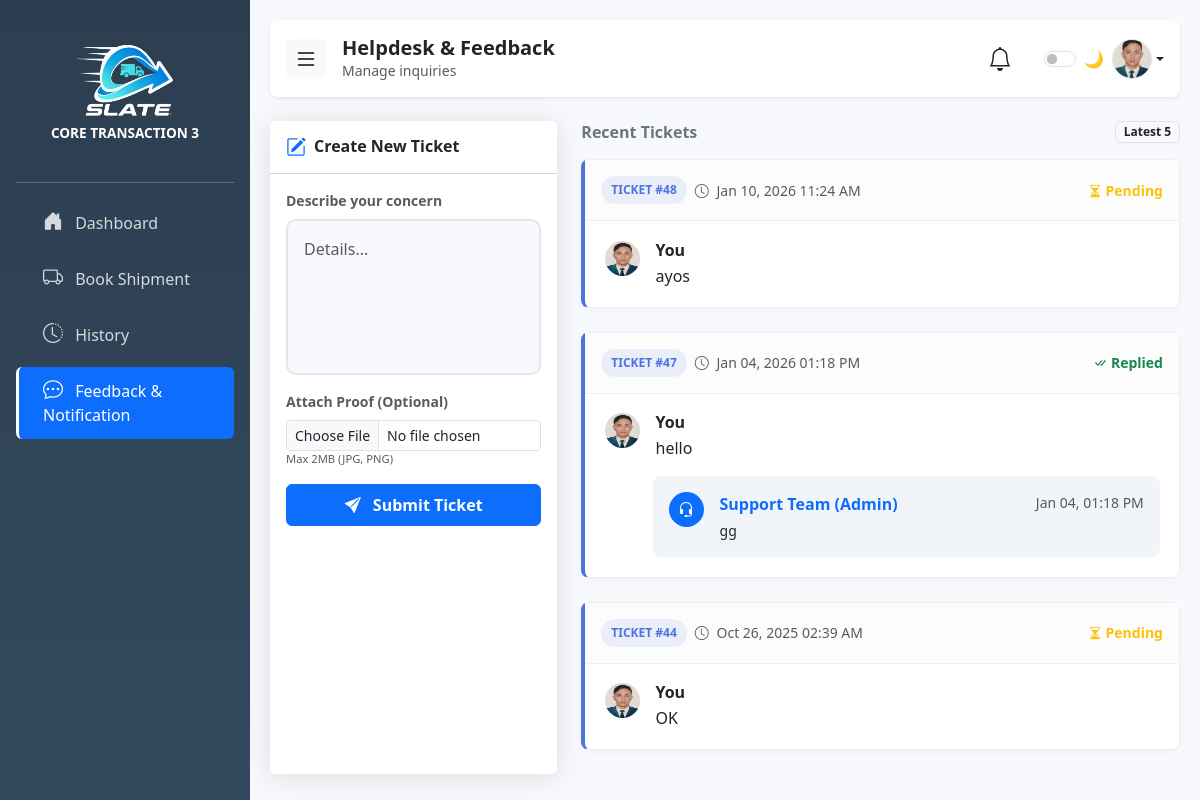
Before: /feedback.php (signed in) with the older database file.
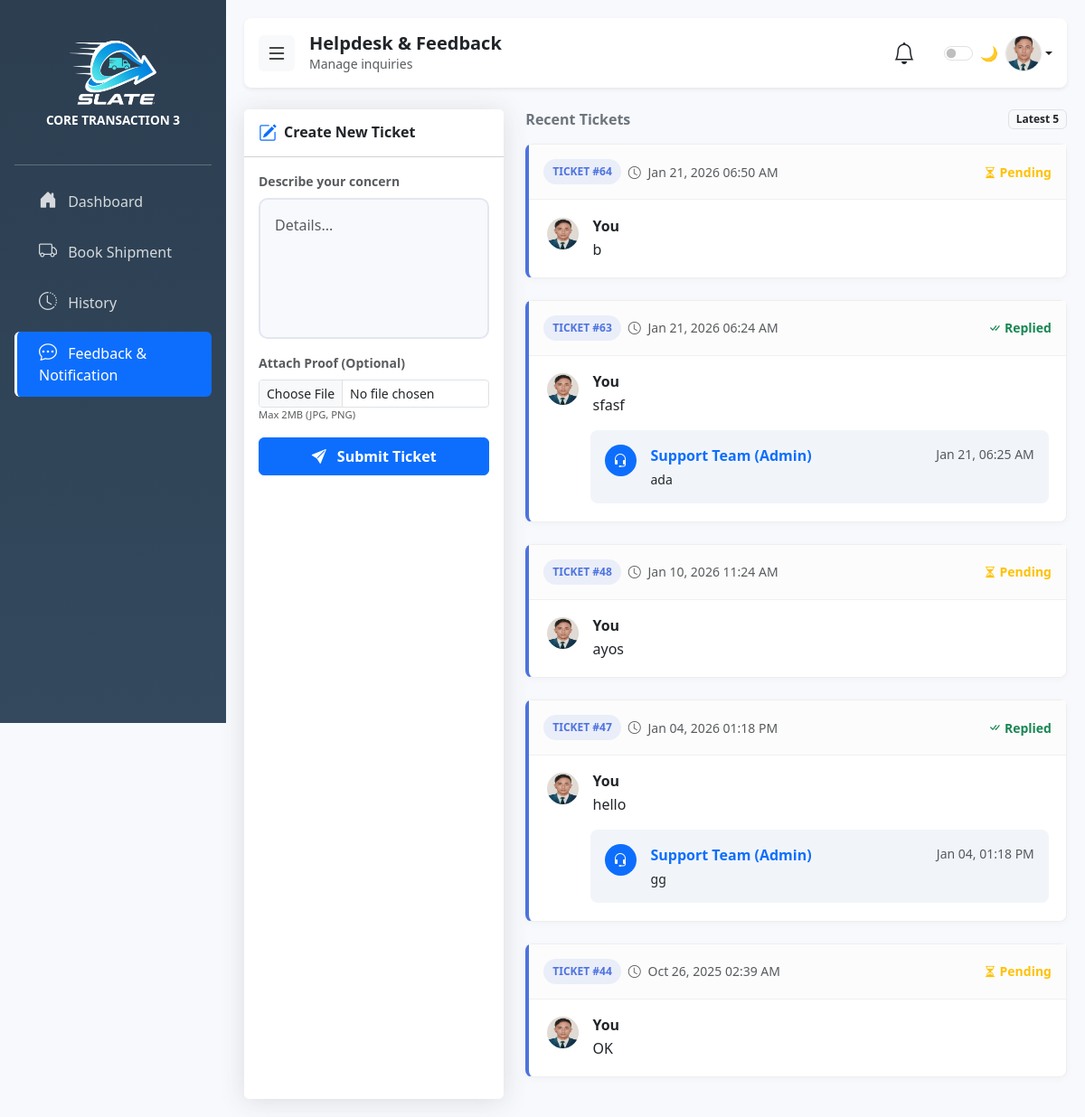
After: the same page with the newer database file.
### tables this page shows
CREATE TABLE `feedback` (
  `id` int(11) NOT NULL,
  `account_id` int(11) NOT NULL,
  `comment` text NOT NULL,
  `created_at` timestamp NOT NULL DEFAULT current_timestamp(),
  `status` enum('unread','read') DEFAULT 'unread',
  `reply` text DEFAULT NULL,
  `attachment` varchar(255) DEFAULT NULL
);

CREATE TABLE `accounts` (
  `id` int(11) NOT NULL,
  `username` varchar(255) DEFAULT NULL,
  `email` varchar(100) NOT NULL,
  `phone_number` varchar(20) DEFAULT NULL,
  `gender` enum('Male','Female','Other') DEFAULT NULL,
  `password` varchar(255) DEFAULT NULL,
  `profile_image` varchar(255) DEFAULT NULL,
  `role` enum('admin','user') DEFAULT 'user',
  `created_at` timestamp NOT NULL DEFAULT current_timestamp(),
  `otp_hash` varchar(255) DEFAULT NULL,
  `otp_expires_at` datetime DEFAULT NULL,
  `otp_attempts` int(11) DEFAULT 0,
  `last_otp_sent_at` datetime NOT NULL DEFAULT current_timestamp()
);

CREATE TABLE `replies` (
  `id` int(11) NOT NULL,
  `feedback_id` int(11) NOT NULL,
  `admin_id` int(11) NOT NULL,
  `reply_message` text NOT NULL,
  `created_at` timestamp NOT NULL DEFAULT current_timestamp()
);

### feedback.php (the view, shortened to what the changed rows need)
<?php
include("connection.php");
$account_id = $_SESSION['account_id'];
$feedbacks = [];
$sql = "SELECT f.id, f.comment, f.attachment, f.created_at, a.username FROM feedback f JOIN accounts a ON f.account_id = a.id WHERE f.account_id = ? ORDER BY f.created_at DESC LIMIT 5";
$stmt = $conn->prepare($sql);
$stmt->bind_param("i", $account_id);
$stmt->execute();
$result = $stmt->get_result();
if ($result && $result->num_rows > 0) {
    while ($row = $result->fetch_assoc()) {
        $replySql = "SELECT r.reply_message, r.created_at, u.username AS admin_name FROM replies r JOIN accounts u ON r.admin_id = u.id WHERE r.feedback_id = ? ORDER BY r.created_at ASC";
        $stmt2 = $conn->prepare($replySql);
        $stmt2->bind_param("i", $row['id']);
        $stmt2->execute();
        $replies = $stmt2->get_result()->fetch_all(MYSQLI_ASSOC);
        $row['replies'] = $replies;
        $feedbacks[] = $row;
    }
}
$username = $_SESSION['username'];
$query = mysqli_query($conn, "SELECT * FROM accounts WHERE username = '$username'");
$user = mysqli_fetch_assoc($query);
$profileImage = !empty($user['profile_image']) ? $user['profile_image'] : 'user.png';
?>
<!DOCTYPE html>
<html lang="en">
<head>
    <link href="https://cdn.jsdelivr.net/npm/bootstrap@5.3.3/dist/css/bootstrap.min.css" rel="stylesheet">
    <link rel="stylesheet" href="https://cdn.jsdelivr.net/npm/bootstrap-icons@1.11.1/font/bootstrap-icons.css">
</head>
<body>
    <div class="content" id="mainContent">
        <div class="row g-4">
            <div class="col-lg-8">
                <?php if (!empty($feedbacks)): ?>
                    <?php foreach ($feedbacks as $fb): ?>
                        <div class="ticket-item">
                            <div class="ticket-header">
                                <div class="d-flex align-items-center gap-2">
                                    <span class="badge-ticket">TICKET #<?= $fb['id'] ?></span>
                                    <span class="small text-muted"><i class="bi bi-clock me-1"></i> <?= date("M d, Y h:i A", strtotime($fb['created_at'])) ?></span>
                                </div>
                                <div class="small fw-bold">
                                    <?php echo !empty($fb['replies']) ? '<span class="text-success"><i class="bi bi-check-all"></i> Replied</span>' : '<span class="text-warning"><i class="bi bi-hourglass-split"></i> Pending</span>'; ?>
                                </div>
                            </div>
                            <div class="ticket-body">
                                <div class="d-flex gap-3">
                                    <div class="flex-shrink-0"><img src="<?php echo $profileImage; ?>" class="rounded-circle" width="35" height="35" alt="User"></div>
                                    <div>
                                        <h6 class="fw-bold mb-1">You</h6>
                                        <p class="mb-0 text-break"><?= nl2br(htmlspecialchars($fb['comment'])) ?></p>
                                    </div>
                                </div>
                                <?php if (!empty($fb['replies'])): ?>
                                    <?php foreach ($fb['replies'] as $r): ?>
                                        <div class="admin-reply-box ms-md-5">
                                            <div class="d-flex gap-3">
                                                <div class="flex-shrink-0"><div class="bg-primary text-white rounded-circle d-flex align-items-center justify-content-center" style="width:35px; height:35px;"><i class="bi bi-headset"></i></div></div>
                                                <div class="w-100">
                                                    <div class="d-flex justify-content-between mb-1"><span class="fw-bold text-primary">Support Team (<?= htmlspecialchars($r['admin_name']) ?>)</span><small class="text-muted"><?= date("M d, h:i A", strtotime($r['created_at'])) ?></small></div>
                                                    <p class="mb-0 small text-break"><?= nl2br(htmlspecialchars($r['reply_message'])) ?></p>
                                                </div>
                                            </div>
                                        </div>
                                    <?php endforeach; ?>
                                <?php endif; ?>
                            </div>
                        </div>
                    <?php endforeach; ?>
                <?php else: ?>
                    <div class="text-center py-5 text-muted card"><h6>No support tickets found</h6></div>
                <?php endif; ?>
            </div>
        </div>
    </div>
</body>
</html>

Changed rows visible on the page:
added feedback: id "64", created_at "Jan 21, 2026 06:50 AM", shows "Pending", account.profile_image (picture), comment "b"
added feedback: id "63", created_at "Jan 21, 2026 06:24 AM", shows "Replied", account.profile_image (picture), comment "sfasf"
added replies: admin.username "Admin", created_at "Jan 21, 06:25 AM", reply_message "ada", shown under "63"
